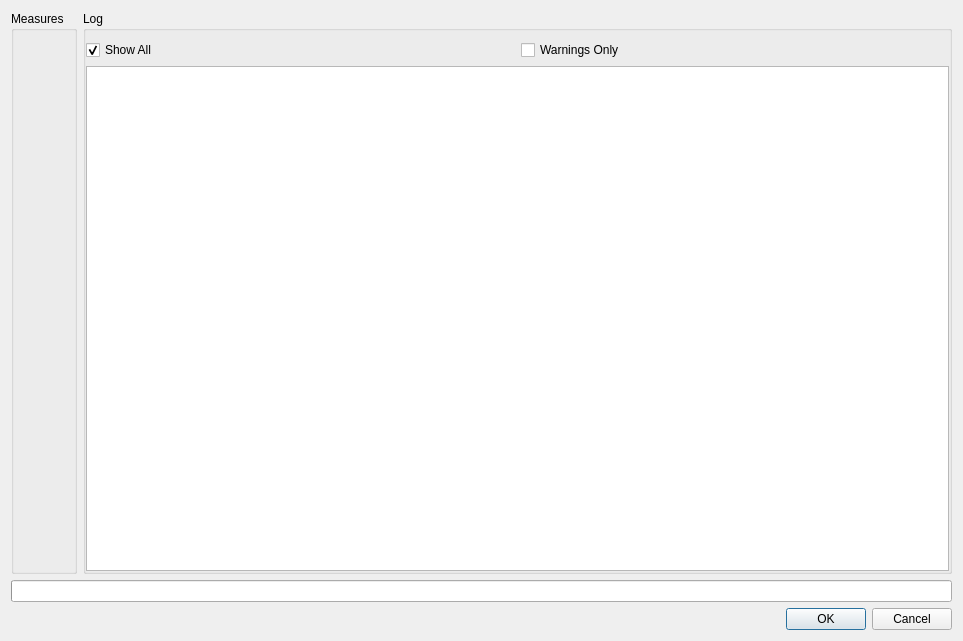
<?xml version="1.0" encoding="UTF-8"?>
<ui version="4.0">
 <class>Estimation</class>
 <widget class="QDialog" name="Estimation">
  <property name="geometry">
   <rect>
    <x>0</x>
    <y>0</y>
    <width>963</width>
    <height>641</height>
   </rect>
  </property>
  <property name="windowTitle">
   <string>Estimation</string>
  </property>
  <layout class="QGridLayout" name="gridLayout">
   <item row="0" column="0">
    <layout class="QHBoxLayout" name="horizontalLayout">
     <item>
      <widget class="QGroupBox" name="groupBoxMeasures">
       <property name="title">
        <string>Measures</string>
       </property>
       <property name="flat">
        <bool>true</bool>
       </property>
       <layout class="QGridLayout" name="gridLayout_3">
        <property name="leftMargin">
         <number>0</number>
        </property>
        <property name="rightMargin">
         <number>0</number>
        </property>
        <property name="bottomMargin">
         <number>0</number>
        </property>
       </layout>
      </widget>
     </item>
     <item>
      <widget class="QGroupBox" name="groupBoxLog">
       <property name="title">
        <string>Log</string>
       </property>
       <property name="flat">
        <bool>true</bool>
       </property>
       <layout class="QGridLayout" name="gridLayout_2">
        <property name="leftMargin">
         <number>0</number>
        </property>
        <property name="rightMargin">
         <number>0</number>
        </property>
        <property name="bottomMargin">
         <number>0</number>
        </property>
        <item row="4" column="0">
         <widget class="QTextEdit" name="textEditLog">
          <property name="focusPolicy">
           <enum>Qt::NoFocus</enum>
          </property>
          <property name="readOnly">
           <bool>true</bool>
          </property>
         </widget>
        </item>
        <item row="0" column="0">
         <layout class="QHBoxLayout" name="horizontalLayoutCheckBox">
          <item>
           <widget class="QCheckBox" name="checkBoxShowAll">
            <property name="text">
             <string>Show All</string>
            </property>
            <property name="checked">
             <bool>true</bool>
            </property>
            <property name="autoExclusive">
             <bool>true</bool>
            </property>
           </widget>
          </item>
          <item>
           <widget class="QCheckBox" name="checkBoxWarningsOnly">
            <property name="text">
             <string>Warnings Only</string>
            </property>
            <property name="autoExclusive">
             <bool>true</bool>
            </property>
           </widget>
          </item>
         </layout>
        </item>
       </layout>
      </widget>
     </item>
    </layout>
   </item>
   <item row="1" column="0">
    <widget class="QProgressBar" name="progressBar">
     <property name="value">
      <number>0</number>
     </property>
     <property name="textVisible">
      <bool>false</bool>
     </property>
     <property name="orientation">
      <enum>Qt::Horizontal</enum>
     </property>
     <property name="invertedAppearance">
      <bool>false</bool>
     </property>
    </widget>
   </item>
   <item row="3" column="0">
    <widget class="QDialogButtonBox" name="buttonBox">
     <property name="orientation">
      <enum>Qt::Horizontal</enum>
     </property>
     <property name="standardButtons">
      <set>QDialogButtonBox::Cancel|QDialogButtonBox::Ok</set>
     </property>
     <property name="centerButtons">
      <bool>false</bool>
     </property>
    </widget>
   </item>
  </layout>
 </widget>
 <resources/>
 <connections>
  <connection>
   <sender>buttonBox</sender>
   <signal>accepted()</signal>
   <receiver>Estimation</receiver>
   <slot>accept()</slot>
   <hints>
    <hint type="sourcelabel">
     <x>248</x>
     <y>254</y>
    </hint>
    <hint type="destinationlabel">
     <x>157</x>
     <y>274</y>
    </hint>
   </hints>
  </connection>
  <connection>
   <sender>buttonBox</sender>
   <signal>rejected()</signal>
   <receiver>Estimation</receiver>
   <slot>reject()</slot>
   <hints>
    <hint type="sourcelabel">
     <x>316</x>
     <y>260</y>
    </hint>
    <hint type="destinationlabel">
     <x>286</x>
     <y>274</y>
    </hint>
   </hints>
  </connection>
 </connections>
</ui>
